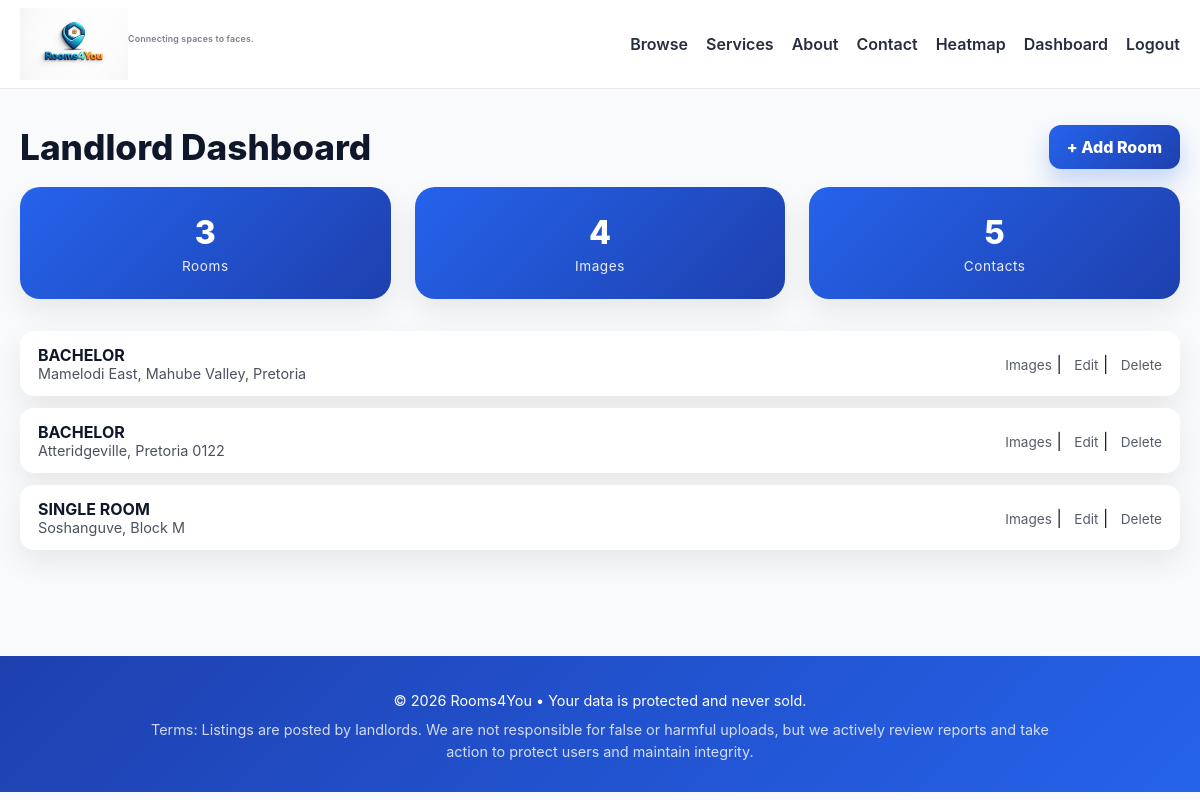
The app's page /dashboard/ (signed in) with its own data.
### listings/models.py (models this page shows, shortened)
class Room(models.Model):
    ROOM_TYPES = [
        ("single", "Single Room"),
        ("shared", "Shared Room"),
        ("flat", "Flat / Apartment"),
    ]
    title = models.CharField(max_length=200)
    owner = models.ForeignKey(
        User, on_delete=models.CASCADE, related_name="rooms", null=True, blank=True
    )
    description = models.TextField()
    price = models.DecimalField(max_digits=8, decimal_places=2)
    location = models.CharField(max_length=200)
    room_type = models.CharField(max_length=20, choices=ROOM_TYPES)
    contact_phone = models.CharField(max_length=20)
    contact_whatsapp = models.CharField(max_length=20, blank=True, default="")
    contact_email = models.EmailField(blank=True, default="")
    is_available = models.BooleanField(default=True)
    created_at = models.DateTimeField(auto_now_add=True)

### listings/views.py (the view)
# urls.py: path("dashboard/", views.dashboard, name="dashboard"),
@login_required
@user_passes_test(is_landlord)
def dashboard(request):
    rooms = Room.objects.filter(owner=request.user)
    image_count = RoomImage.objects.filter(room__owner=request.user).count()
    contact_count = RoomStat.objects.filter(
        room__owner=request.user, stat_type__startswith="contact"
    ).count()
    return render(
        request,
        "listings/dashboard.html",
        {
            "rooms": rooms,
            "image_count": image_count,
            "contact_count": contact_count,
        },
    )

### listings/views.py (called while the page is built)
def is_landlord(user):
    return hasattr(user, "profile") and user.profile.role == "landlord"

### listings/templates/listings/dashboard.html (shortened to what this page needs)
{% extends "listings/base.html" %} {% block content %}
<div
  style="
    display: flex;
    align-items: center;
    justify-content: space-between;
    gap: 12px;
    flex-wrap: wrap;
    margin-bottom: 18px;
  "
>
  <h1 class="page-title" style="margin: 0">Landlord Dashboard</h1>
  <a href="{% url 'create_room' %}" class="btn-primary">+ Add Room</a>
</div>
<div class="dashboard-grid">
  <div class="stat-card">
    <div class="stat-number">{{ rooms.count }}</div>
    <div class="stat-label">Rooms</div>
  </div>
  <div class="stat-card">
    <div class="stat-number">{{ image_count }}</div>
    <div class="stat-label">Images</div>
  </div>
  <div class="stat-card">
    <div class="stat-number">{{ contact_count }}</div>
    <div class="stat-label">Contacts</div>
  </div>
</div>
<div class="dashboard-rooms">
  {% for room in rooms %}
  <div class="room-row">
    <div>
      <strong>{{ room.title }}</strong>
      <div style="opacity: 0.75; font-size: 0.9rem">{{ room.location }}</div>
    </div>
    <div class="room-actions">
      <a href="{% url 'upload_room_images' room.id %}">Images</a> |
      <a href="{% url 'edit_room' room.id %}">Edit</a> |
      <a
        href="{% url 'delete_room' room.id %}"
        onclick="return confirm('Delete this room?');"
        >Delete</a
      >
    </div>
  </div>
  {% endfor %}
</div>
{% endblock %}

### listings/static/css/base.css (style rules this page uses)
:root { --blue: #2563eb; --blue-dark: #1e40af; --orange: #f97316; --bg: #f8fafc; --text: #0f172a; --card: #ffffff; --radius: 18px; --shadow: 0 12px 30px rgba(0, 0, 0, 0.08); }
* { box-sizing: border-box; }
body { margin: 0; font-family: "Inter", system-ui, sans-serif; background: var(--bg); color: var(--text); }
a { text-decoration: none; color: inherit; }
.page-title { font-size: 2.2rem; font-weight: 800; text-align: center; margin-bottom: 1.6rem; }
.stat-card { padding: 1.6rem; border-radius: 20px; background: linear-gradient(135deg, var(--blue), var(--blue-dark)); color: white; text-align: center; box-shadow: var(--shadow); }
.stat-number { font-size: 2rem; font-weight: 800; }
.stat-label { font-size: 0.85rem; opacity: 0.9; margin-top: 6px; letter-spacing: 0.04em; }
.dashboard-grid { display: grid; grid-template-columns: repeat(auto-fit, minmax(240px, 1fr)); gap: 1.5rem; margin-bottom: 2rem; }
.dashboard-rooms { display: flex; flex-direction: column; gap: 12px; }
.room-row { background: white; padding: 14px 18px; border-radius: 14px; box-shadow: var(--shadow); display: flex; justify-content: space-between; align-items: center; }
.room-actions a { font-size: 0.85rem; opacity: 0.7; margin-left: 8px; }
.btn-primary { display:inline-flex; align-items:center; justify-content:center; gap:8px; padding:12px 18px; border:none; border-radius:12px; font-weight:800; color:#fff; background: linear-gradient(135deg, var(--blue), var(--blue-dark)); box-shadow: 0 12px 25px rgba(37, 99, 235, 0.25); cursor:pointer; }

### records on screen
Room: title "BACHELOR", location "Mamelodi East, Mahube Valley, Pretoria"
Room: title "BACHELOR", location "Atteridgeville, Pretoria 0122"
Room: title "SINGLE ROOM", location "Soshanguve, Block M"

### other values on screen
{{ rooms.count }} "3"
{{ image_count }} "4"
{{ contact_count }} "5"
